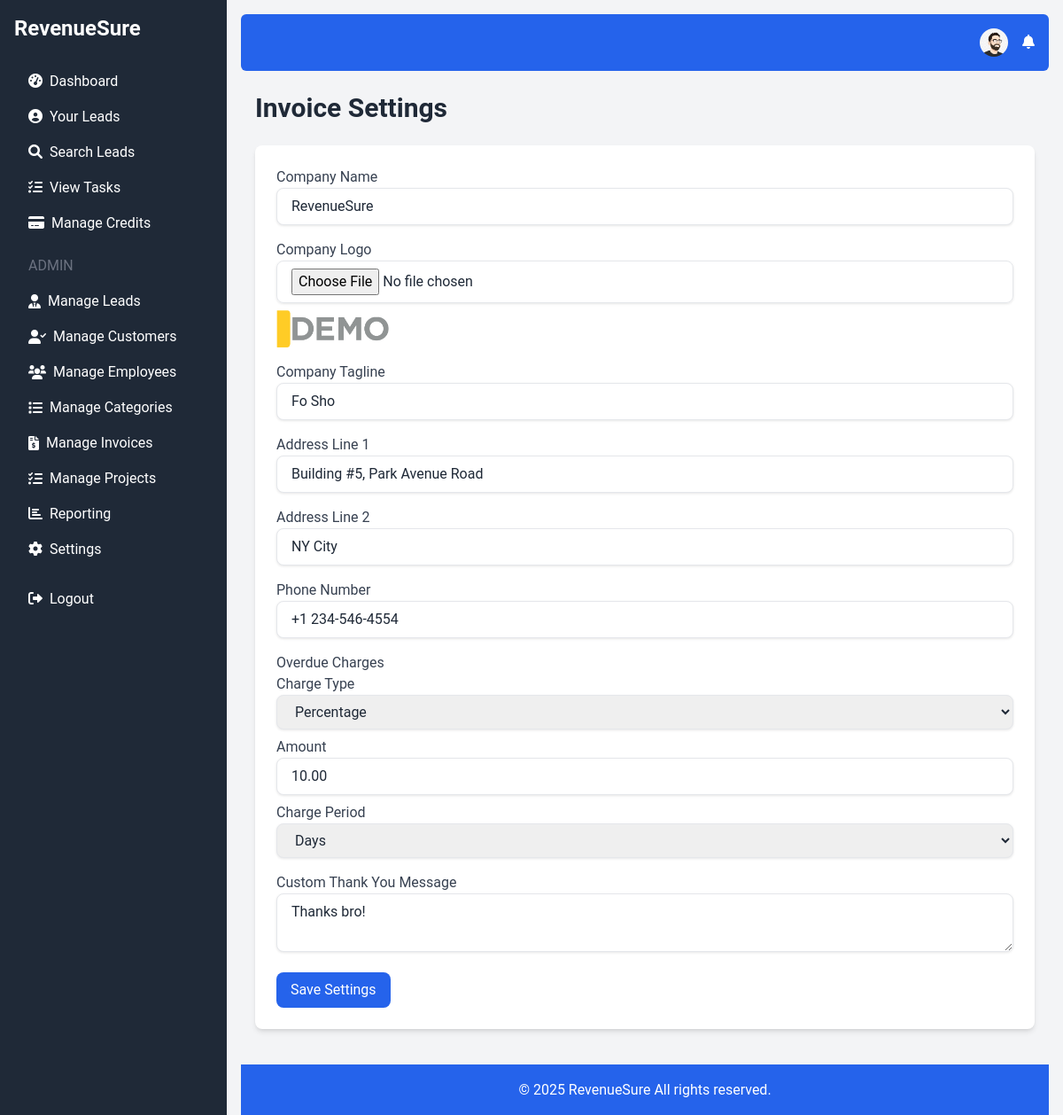
The app's page /invoice_settings.php (signed in) with its own data.
### tables this page shows
CREATE TABLE `users` (
  `id` int(11) NOT NULL,
  `username` varchar(50) NOT NULL,
  `email` varchar(100) NOT NULL,
  `password` varchar(255) NOT NULL,
  `credits` int(11) DEFAULT 0,
  `created_at` timestamp NOT NULL DEFAULT current_timestamp(),
  `role` enum('admin','user') DEFAULT 'user',
  `profile_picture` varchar(255) DEFAULT NULL
);

CREATE TABLE `invoice_settings` (
  `id` int(11) NOT NULL,
  `company_name` varchar(255) DEFAULT NULL,
  `company_logo` varchar(255) DEFAULT NULL,
  `company_tagline` varchar(255) DEFAULT NULL,
  `company_address_line1` varchar(255) DEFAULT NULL,
  `company_address_line2` varchar(255) DEFAULT NULL,
  `company_phone_number` varchar(20) DEFAULT NULL,
  `overdue_charge_type` enum('percentage','fixed') DEFAULT NULL,
  `overdue_charge_amount` decimal(10,2) DEFAULT NULL,
  `overdue_charge_period` enum('monthly','daily','days') DEFAULT NULL,
  `thank_you_message` text DEFAULT NULL,
  `user_id` int(11) NOT NULL,
  `created_at` timestamp NOT NULL DEFAULT current_timestamp()
);

### invoice_settings.php (the view, shortened to what this page needs)
<?php
require 'db.php';
$user_id = $_SESSION['user_id'];
$stmt = $conn->prepare("SELECT * FROM invoice_settings WHERE user_id = :user_id");
$stmt->bindParam(':user_id', $user_id);
$stmt->execute();
$settings = $stmt->fetch(PDO::FETCH_ASSOC);
require 'header.php';
?>
<h1 class="text-3xl font-bold text-gray-800 mb-6">Invoice Settings</h1>
<form method="POST" action="" class="bg-white p-6 rounded-lg shadow-md"  enctype="multipart/form-data">
      <div class="mb-4">
        <label for="company_name" class="block text-gray-700">Company Name</label>
          <input type="text" name="company_name" id="company_name" class="w-full px-4 py-2 border rounded-lg focus:outline-none focus:ring-2 focus:ring-blue-600" value="<?php echo htmlspecialchars($settings['company_name'] ?? ''); ?>" >
       </div>
     <div class="mb-4">
         <label for="company_logo" class="block text-gray-700">Company Logo</label>
          <input type="file" name="company_logo" id="company_logo" class="w-full px-4 py-2 border rounded-lg focus:outline-none focus:ring-2 focus:ring-blue-600">
           <?php if($settings['company_logo']): ?>
              <img src="<?php echo $settings['company_logo']; ?>" alt="Company Logo" class="mt-2 w-32 h-auto object-cover">
           <?php endif; ?>
    </div>
    <div class="mb-4">
        <label for="company_tagline" class="block text-gray-700">Company Tagline</label>
         <input type="text" name="company_tagline" id="company_tagline" class="w-full px-4 py-2 border rounded-lg focus:outline-none focus:ring-2 focus:ring-blue-600" value="<?php echo htmlspecialchars($settings['company_tagline'] ?? ''); ?>">
    </div>
    <div class="mb-4">
        <label for="company_address_line1" class="block text-gray-700">Address Line 1</label>
       <input type="text" name="company_address_line1" id="company_address_line1" class="w-full px-4 py-2 border rounded-lg focus:outline-none focus:ring-2 focus:ring-blue-600" value="<?php echo htmlspecialchars($settings['company_address_line1'] ?? ''); ?>">
    </div>
       <div class="mb-4">
        <label for="company_address_line2" class="block text-gray-700">Address Line 2</label>
       <input type="text" name="company_address_line2" id="company_address_line2" class="w-full px-4 py-2 border rounded-lg focus:outline-none focus:ring-2 focus:ring-blue-600" value="<?php echo htmlspecialchars($settings['company_address_line2'] ?? ''); ?>">
    </div>
    <div class="mb-4">
        <label for="company_phone_number" class="block text-gray-700">Phone Number</label>
        <input type="text" name="company_phone_number" id="company_phone_number" class="w-full px-4 py-2 border rounded-lg focus:outline-none focus:ring-2 focus:ring-blue-600" value="<?php echo htmlspecialchars($settings['company_phone_number'] ?? ''); ?>">
    </div>
      <div class="mb-4">
         <label class="block text-gray-700">Overdue Charges</label>
            <div class="mb-2">
               <label for="overdue_charge_type" class="block text-gray-700">Charge Type</label>
                <select name="overdue_charge_type" id="overdue_charge_type" class="w-full px-4 py-2 border rounded-lg focus:outline-none focus:ring-2 focus:ring-blue-600">
                    <option value="percentage" <?php if($settings['overdue_charge_type'] == 'percentage') echo 'selected' ?> >Percentage</option>
               </select>
            </div>
              <div class="mb-2">
                 <label for="overdue_charge_amount" class="block text-gray-700">Amount</label>
                  <input type="number" name="overdue_charge_amount" id="overdue_charge_amount" class="w-full px-4 py-2 border rounded-lg focus:outline-none focus:ring-2 focus:ring-blue-600" value="<?php echo htmlspecialchars($settings['overdue_charge_amount'] ?? ''); ?>" >
               </div>
             <div class="mb-2">
               <label for="overdue_charge_period" class="block text-gray-700">Charge Period</label>
                 <select name="overdue_charge_period" id="overdue_charge_period" class="w-full px-4 py-2 border rounded-lg focus:outline-none focus:ring-2 focus:ring-blue-600">
                       <option value="days" <?php if($settings['overdue_charge_period'] == 'days') echo 'selected' ?>>Days</option>
                </select>
              </div>
        </div>
    <div class="mb-4">
        <label for="thank_you_message" class="block text-gray-700">Custom Thank You Message</label>
         <textarea name="thank_you_message" id="thank_you_message" class="w-full px-4 py-2 border rounded-lg focus:outline-none focus:ring-2 focus:ring-blue-600"><?php echo htmlspecialchars($settings['thank_you_message'] ?? ''); ?></textarea>
    </div>
    <button type="submit" class="bg-blue-600 text-white px-4 py-2 rounded-lg hover:bg-blue-700 transition duration-300">Save Settings</button>
</form>
<?php
require 'footer.php';
?>

### header.php (shortened to what this page needs)
<!DOCTYPE html>
<html lang="en">
<head>
    <script src="https://cdn.tailwindcss.com"></script>
    <link href="https://cdnjs.cloudflare.com/ajax/libs/font-awesome/6.0.0-beta3/css/all.min.css" rel="stylesheet">
     <link rel="stylesheet" href="https://cdnjs.cloudflare.com/ajax/libs/animate.css/4.1.1/animate.min.css"/>
</head>
<body class="bg-gray-100">
    <div class="flex h-screen fade-in-up">
        <aside class="bg-gray-800 text-white w-64 p-4">
            <a href="index.php" class="text-2xl font-bold block mb-6">RevenueSure</a>
            <nav>
                <?php if (isset($_SESSION['user_id'])): ?>
                    <?php
                     function isActive($path) {
                         $current_page = basename($_SERVER['PHP_SELF']);
                         return strpos($current_page, $path) === 0;
                    }
                     function isParentActive($path) {
                         $current_page = basename($_SERVER['PHP_SELF']);
                       return strpos($current_page, $path) !== false;
                      }
                    ?>
                    <a href="dashboard.php" class="block py-2 px-4 hover:bg-gray-700 rounded <?php echo isActive('dashboard.php') ? 'active' : ''; ?>"><i class="fas fa-tachometer-alt mr-2"></i>Dashboard</a>
                    <a href="your_leads.php" class="block py-2 px-4 hover:bg-gray-700 rounded <?php echo isActive('your_leads.php') ? 'active' : ''; ?>"><i class="fas fa-user-circle mr-2"></i>Your Leads</a>
                    <a href="search_leads.php" class="block py-2 px-4 hover:bg-gray-700 rounded <?php echo isActive('search_leads.php') ? 'active' : ''; ?>"><i class="fas fa-search mr-2"></i>Search Leads</a>
                   <a href="view_tasks.php" class="block py-2 px-4 hover:bg-gray-700 rounded <?php echo isActive('view_tasks.php') ? 'active' : ''; ?>"><i class="fas fa-tasks mr-2"></i>View Tasks</a>
                    <a href="manage_credits.php" class="block py-2 px-4 hover:bg-gray-700 rounded <?php echo isActive('manage_credits.php') ? 'active' : ''; ?>"><i class="fas fa-credit-card mr-2"></i>Manage Credits</a>
                    <?php if ($_SESSION['role'] === 'admin'): ?>
                        <h6 class="text-gray-500 uppercase mt-4 mb-2 px-4">Admin</h6>
                         <div class="menu-item <?php if (isParentActive('add_lead.php') || isParentActive('leads_list.php') || isParentActive('import_leads.php')) echo 'active'; ?>">
                            <a class="block py-2 px-4 hover:bg-gray-700 rounded flex items-center"><i class="fas fa-user-tie mr-2"></i>Manage Leads</a>
                        </div>
                          <div class="menu-item <?php if (isParentActive('add_customer.php') || isParentActive('manage_customers.php') || isParentActive('view_customer.php')) echo 'active'; ?>">
                            <a class="block py-2 px-4 hover:bg-gray-700 rounded flex items-center"><i class="fas fa-user-check mr-2"></i>Manage Customers</a>
                        </div>
                         <div class="menu-item <?php if (isParentActive('add_employee.php') || isParentActive('manage_employees.php')) echo 'active'; ?>">
                            <a class="block py-2 px-4 hover:bg-gray-700 rounded flex items-center"><i class="fas fa-users mr-2"></i>Manage Employees</a>
                        </div>
                          <div class="menu-item <?php if (isParentActive('manage_categories.php') || isParentActive('add_category.php')) echo 'active'; ?>">
                            <a class="block py-2 px-4 hover:bg-gray-700 rounded flex items-center"><i class="fas fa-list mr-2"></i>Manage Categories</a>
                        </div>
                           <div class="menu-item <?php if (isParentActive('manage_invoices.php') || isParentActive('add_invoice.php')) echo 'active'; ?>">
                            <a class="block py-2 px-4 hover:bg-gray-700 rounded flex items-center"><i class="fas fa-file-invoice-dollar mr-2"></i>Manage Invoices</a>
                        </div>
                        <div class="menu-item <?php if (isParentActive('manage_projects.php') || isParentActive('add_project.php') || isParentActive('view_project.php') || isParentActive('manage_project_categories.php')) echo 'active'; ?>">
                            <a class="block py-2 px-4 hover:bg-gray-700 rounded flex items-center"><i class="fas fa-tasks mr-2"></i>Manage Projects</a>
                        </div>
                         <a href="reporting_dashboard.php" class="block py-2 px-4 hover:bg-gray-700 rounded <?php echo isActive('reporting_dashboard.php') ? 'active' : ''; ?>"><i class="fas fa-chart-bar mr-2"></i>Reporting</a>
                         <a href="settings.php" class="block py-2 px-4 hover:bg-gray-700 rounded <?php echo isActive('settings.php') ? 'active' : ''; ?>"><i class="fas fa-cog mr-2"></i>Settings</a>
                    <?php endif; ?>
                     <a href="logout.php" class="block py-2 px-4 hover:bg-gray-700 rounded mt-4"><i class="fas fa-sign-out-alt mr-2"></i>Logout</a>
                <?php else: ?>
                    <a href="login.php" class="block py-2 px-4 hover:bg-gray-700 rounded"><i class="fas fa-sign-in-alt mr-2"></i>Login</a>
                    <a href="register.php" class="block py-2 px-4 hover:bg-gray-700 rounded"><i class="fas fa-user-plus mr-2"></i>Register</a>
                 <?php endif; ?>
             </nav>
        </aside>
        <div class="flex-1 p-4 fade-in">
            <nav class="bg-blue-600 p-4 text-white mb-6 rounded-md">
                <div class="container mx-auto flex justify-end items-center">
                    <?php if (isset($_SESSION['user_id'])): ?>
                        <div class="relative mr-4">
                            <button id="profileButton" class="hover:underline relative flex items-center">
                                <?php
                                $stmt = $conn->prepare("SELECT profile_picture FROM users WHERE id = :user_id");
                                $stmt->bindParam(':user_id', $_SESSION['user_id']);
                                $stmt->execute();
                                $user = $stmt->fetch(PDO::FETCH_ASSOC);
                                $profile_picture = $user['profile_picture'];
                                if ($profile_picture) : ?>
                                    <img src="<?php echo $profile_picture; ?>" alt="Profile Picture" class="rounded-full w-8 h-8 object-cover">
                                <?php else : ?>
                                    <i class="fas fa-user-circle fa-lg"></i>
                                <?php endif; ?>
                            </button>
                         </div>
                        <div class="relative">
                            <button id="notificationButton" class="hover:underline relative">
                                <i class="fas fa-bell"></i>
                            </button>
                        </div>
                   <?php endif; ?>
                </div>
            </nav>
             <div class="container mx-auto px-4">

### header.php (style rules this page uses)
:root { --primary-color: #6366f1; --secondary-color: #34d399; --background-light: #f9fafb; --background-dark: #1f2937; --error-color: #ef4444; }
body { font-family: 'Roboto', sans-serif; background-color: var(--background-light); color: #1f2937; }
.menu-item a { transition: color 0.3s ease, background-color 0.3s ease; }
aside { min-width: 256px; transition: all 0.3s ease-in-out; }
button { transition: background-color 0.3s ease, color 0.3s ease, transform 0.1s ease; }
.bg-white { transition: all 0.3s ease-in-out; box-shadow: 0 2px 5px rgba(0,0,0,0.1); }
input,select, textarea { transition: all 0.3s ease-in-out; box-shadow: 0 1px 3px rgba(0,0,0,0.1); border-radius: 8px; }
.fade-in-up { animation: fadeInUp 0.3s ease-in-out; }
.fade-in { animation: fadeIn 0.3s ease-in-out; }
h1 { font-size: 2rem; font-weight: bold; color: var(--primary-color); }
.shadow-md { box-shadow: 0 4px 6px rgba(0, 0, 0, 0.1); }

### records on screen
users: profile_picture (picture)
invoice_settings: company_name "RevenueSure", company_logo (picture), company_tagline "Fo Sho", company_address_line1 "Building #5, Park Avenue Road", company_address_line2 "NY City", company_phone_number "+1 234-546-4554", overdue_charge_type "Percentage", overdue_charge_amount "10.00", overdue_charge_period "Days", thank_you_message "Thanks bro!"
